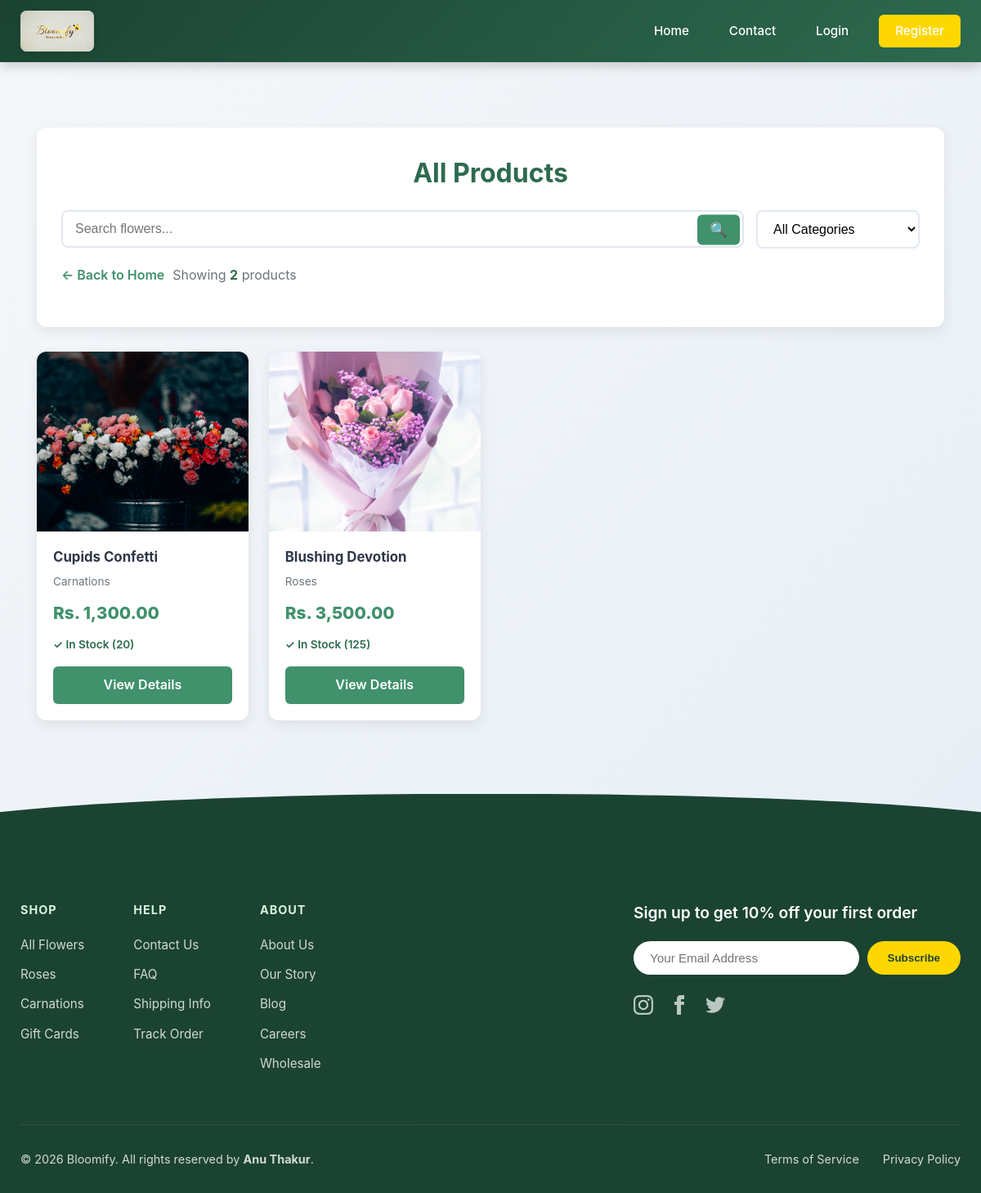
/products.php, run on the app's committed database.
### tables this page shows
CREATE TABLE IF NOT EXISTS products (
    id INT AUTO_INCREMENT PRIMARY KEY,
    category_id INT,
    name VARCHAR(200) NOT NULL,
    description TEXT,
    price DECIMAL(10,2) NOT NULL,
    stock_quantity INT DEFAULT 0,
    image VARCHAR(255),
    status ENUM('active', 'inactive') DEFAULT 'active',
    created_at TIMESTAMP DEFAULT CURRENT_TIMESTAMP,
    updated_at TIMESTAMP DEFAULT CURRENT_TIMESTAMP ON UPDATE CURRENT_TIMESTAMP,
    FOREIGN KEY (category_id) REFERENCES categories(id) ON DELETE SET NULL
);

CREATE TABLE IF NOT EXISTS categories (
    id INT AUTO_INCREMENT PRIMARY KEY,
    name VARCHAR(100) NOT NULL,
    description TEXT,
    image VARCHAR(255),
    created_at TIMESTAMP DEFAULT CURRENT_TIMESTAMP
);

### includes/functions.php (called while the page is built, shortened)
<?php
function isLoggedIn() {
    return isset($_SESSION['user_id']);
}
function formatPrice($price) {
    return 'Rs. ' . number_format($price, 2);
}
?>

### products.php (the view, shortened to what this page needs)
<?php
require_once __DIR__ . '/includes/header.php';
$search = isset($_GET['search']) ? sanitize($_GET['search']) : '';
$category_id = isset($_GET['category']) ? (int)$_GET['category'] : 0;
$sql = "SELECT p.*, c.name as category_name
        FROM products p
        LEFT JOIN categories c ON p.category_id = c.id
        WHERE p.status = 'active'";
$sql .= " ORDER BY p.id DESC";
$stmt = $conn->prepare($sql);
$stmt->execute();
$products = $stmt->get_result();
?>
<div class="products-container">
    <div class="products-header">
        <h1 class="products-title">
            <?php if (!empty($search)): ?>
                Search Results for "<?php echo htmlspecialchars($search); ?>"
            <?php else: ?>
                All Products
            <?php endif; ?>
        </h1>
        <div class="filters">
            <div class="search-box">
                <form method="GET" action="products.php">
                    <input type="text" name="search" placeholder="Search flowers..." value="<?php echo htmlspecialchars($search); ?>">
                    <button type="submit">🔍</button>
                </form>
            </div>
            <div class="category-filter">
                <form method="GET" action="products.php" id="categoryForm">
                    <select name="category" onchange="document.getElementById('categoryForm').submit()">
                        <option value="0">All Categories</option>
                    </select>
                </form>
            </div>
        </div>
        <div class="results-count">
            <a href="index.php">← Back to Home</a>
            <span>Showing <strong><?php echo $products->num_rows; ?></strong> product<?php echo ($products->num_rows != 1) ? 's' : ''; ?></span>
        </div>
    </div>
    <?php if ($products->num_rows > 0): ?>
        <div class="product-grid">
            <?php while($product = $products->fetch_assoc()): ?>
                <div class="product-card">
                    <div class="product-img">
                        <?php if (!empty($product['image'])): ?>
                            <img src="<?php echo SITE_URL; ?>/assets/images/<?php echo htmlspecialchars($product['image']); ?>" alt="<?php echo htmlspecialchars($product['name']); ?>">
                        <?php else: ?>
                            🌸
                        <?php endif; ?>
                    </div>
                    <div class="product-info">
                        <h3 class="product-name"><?php echo htmlspecialchars($product['name']); ?></h3>
                        <?php if (!empty($product['category_name'])): ?>
                            <div class="product-category"><?php echo htmlspecialchars($product['category_name']); ?></div>
                        <?php endif; ?>
                        <div class="product-price"><?php echo formatPrice($product['price']); ?></div>
                        <div class="product-stock">
                            <?php if($product['stock_quantity'] > 0): ?>
                                <span style="color: #2d6a4f; font-weight: 600;">✓ In Stock (<?php echo $product['stock_quantity']; ?>)</span>
                            <?php else: ?>
                                <span style="color: #d90429;"> Out of Stock</span>
                            <?php endif; ?>
                        </div>
                        <a href="product-details.php?id=<?php echo $product['id']; ?>" class="btn-view">View Details</a>
                    </div>
                </div>
            <?php endwhile; ?>
        </div>
    <?php endif; ?>
</div>
<?php require_once __DIR__ . '/includes/footer.php'; ?>

### includes/header.php (shortened to what this page needs)
<?php
require_once 'functions.php';
?>
<!DOCTYPE html>
<html lang="en">
<head>
    <link rel="stylesheet" href="<?php echo SITE_URL; ?>/assets/css/style.css">
</head>
<body>
<header class="header">
    <div class="header-content">
        <a href="<?php echo SITE_URL; ?>/index.php" class="logo">
            <img src="<?php echo SITE_URL; ?>/assets/images/logo-premium.png" alt="Bloomify" class="header-logo-img">
        </a>
        <nav class="nav-links">
            <a href="<?php echo SITE_URL; ?>/index.php">Home</a>
            <a href="<?php echo SITE_URL; ?>/contact.php">Contact</a>
            <?php if (isLoggedIn()): ?>
            <?php if (!isAdmin()): ?>
            <a href="<?php echo SITE_URL; ?>/my-orders.php">My Orders</a>
            <?php endif; ?>
            <?php if (isAdmin()): ?>
            <a href="<?php echo SITE_URL; ?>/admin/index.php">Admin Dashboard</a>
            <?php else: ?>
            <a href="<?php echo SITE_URL; ?>/profile.php">My Profile</a>
            <?php endif; ?>
            <?php if (!isAdmin()): ?>
            <a href="<?php echo SITE_URL; ?>/cart.php">Cart (<?php echo getCartCount(); ?>)</a>
            <?php endif; ?>
            <a href="<?php echo SITE_URL; ?>/logout.php">Logout</a>
            <?php else: ?>
            <a href="<?php echo SITE_URL; ?>/login.php">Login</a>
            <a href="<?php echo SITE_URL; ?>/register.php" class="btn btn-secondary" style="padding: 8px 20px;">Register</a>
            <?php endif; ?>
        </nav>
    </div>
</header>
<main class="container">

### includes/footer.php (shortened to what this page needs)
    </main>
    <footer class="site-footer">
        <div class="footer-wave"></div>
        <div class="footer-content">
            <div class="footer-top">
                <div class="footer-links">
                    <div class="footer-col">
                        <h4>SHOP</h4>
                        <a href="<?php echo SITE_URL; ?>/products.php">All Flowers</a>
                        <a href="<?php echo SITE_URL; ?>/products.php?category=4">Roses</a>
                        <a href="<?php echo SITE_URL; ?>/products.php?category=5">Carnations</a>
                        <a href="<?php echo SITE_URL; ?>/about.php">Gift Cards</a>
                    </div>
                    <div class="footer-col">
                        <h4>HELP</h4>
                        <a href="<?php echo SITE_URL; ?>/contact.php">Contact Us</a>
                        <a href="#">FAQ</a>
                        <a href="#">Shipping Info</a>
                        <a href="#">Track Order</a>
                    </div>
                    <div class="footer-col">
                        <h4>ABOUT</h4>
                        <a href="<?php echo SITE_URL; ?>/about.php">About Us</a>
                        <a href="<?php echo SITE_URL; ?>/about.php">Our Story</a>
                        <a href="#">Blog</a>
                        <a href="#">Careers</a>
                        <a href="#">Wholesale</a>
                    </div>
                </div>
                <div class="footer-newsletter">
                    <h3>Sign up to get 10% off your first order</h3>
                    <form class="newsletter-form" action="#" method="POST">
                        <input type="email" placeholder="Your Email Address" required>
                        <button type="submit">Subscribe</button>
                    </form>
                    <div class="social-icons">
                        <a href="#" aria-label="Instagram"></a>
                        <a href="#" aria-label="Facebook"><svg viewBox="0 0 24 24" width="24" height="24" fill="currentColor"><path d="M9 8h-3v4h3v12h5v-12h3.642l.358-4h-4v-1.667c0-.955.192-1.333 1.115-1.333h2.885v-5h-3.808c-3.596 0-5.192 1.583-5.192 4.615v3.385z"/></svg></a>
                        <a href="#" aria-label="Twitter"></a>
                    </div>
                </div>
            </div>
            <div class="footer-bottom">
                <div class="copyright">
                    &copy; <?php echo date('Y'); ?> Bloomify. All rights reserved by <strong>Anu Thakur</strong>.
                </div>
                <div class="legal-links">
                    <a href="#">Terms of Service</a>
                    <a href="#">Privacy Policy</a>
                </div>
            </div>
        </div>
    </footer>
</body>
</html>

### assets/css/style.css (style rules this page uses)
* { margin: 0; padding: 0; box-sizing: border-box; }
body { font-family: 'Inter', 'Segoe UI', system-ui, sans-serif; background: linear-gradient(135deg, #f5f7fa 0%, #e4edf5 100%); color: #2d3748; line-height: 1.6; min-height: 100vh; display: flex; flex-direction: column; }
.header { background: linear-gradient(135deg, #1b4332 0%, #2d6a4f 100%); color: white; padding: 0.5rem 0; box-shadow: 0 4px 15px rgba(0,0,0,0.2); position: sticky; top: 0; z-index: 1000; }
.header-content { max-width: 1200px; margin: 0 auto; padding: 0 25px; display: flex; justify-content: space-between; align-items: center; }
.logo { display: flex; align-items: center; text-decoration: none; padding: 5px 0; }
.header-logo-img { height: 50px; width: auto; object-fit: contain; border-radius: 8px; box-shadow: 0 2px 10px rgba(0,0,0,0.1); background: rgba(255,255,255,0.95); }
.nav-links { display: flex; gap: 25px; align-items: center; }
.nav-links a { color: white; text-decoration: none; font-weight: 500; font-size: 0.95rem; transition: all 0.3s; padding: 6px 12px; border-radius: 6px; }
.container { max-width: 1200px; margin: 0 auto; padding: 30px 25px; flex: 1; width: 100%; }
.btn { display: inline-block; padding: 12px 28px; border: none; border-radius: 8px; cursor: pointer; font-size: 1rem; font-weight: 600; text-decoration: none; transition: all 0.3s; text-align: center; width: 100%; }
.btn-secondary { background: #ffd700; color: #2d6a4f; font-weight: 700; }
.site-footer { background-color: #1b4332; color: #ffffff; position: relative; margin-top: 60px; font-family: 'Inter', sans-serif; }
.footer-wave { position: absolute; top: -50px; left: 0; width: 100%; height: 50px; background: #1b4332; clip-path: ellipse(60% 100% at 50% 100%); z-index: 1; }
.footer-content { max-width: 1200px; margin: 0 auto; padding: 80px 25px 30px; position: relative; z-index: 2; }
.footer-top { display: flex; justify-content: space-between; gap: 50px; margin-bottom: 50px; flex-wrap: wrap; }
.footer-links { display: flex; gap: 60px; flex: 1; }
.footer-col h4 { font-size: 0.9rem; letter-spacing: 1px; margin-bottom: 20px; color: #d8f3dc; text-transform: uppercase; }
.footer-col a { display: block; color: #ffffff; text-decoration: none; margin-bottom: 12px; font-size: 0.95rem; opacity: 0.8; transition: all 0.3s; }
.footer-newsletter { flex: 1; max-width: 400px; }
.footer-newsletter h3 { font-size: 1.2rem; margin-bottom: 20px; font-weight: 600; }
.newsletter-form { display: flex; gap: 10px; margin-bottom: 25px; }
.newsletter-form input { flex: 1; padding: 12px 20px; border-radius: 30px; border: none; outline: none; font-size: 0.95rem; }
.newsletter-form button { background-color: #ffd700; color: #1b4332; border: none; padding: 12px 25px; border-radius: 30px; font-weight: 700; cursor: pointer; transition: all 0.3s; }
.social-icons { display: flex; gap: 20px; }
.social-icons a { color: #ffffff; opacity: 0.7; transition: all 0.3s; }
.footer-bottom { display: flex; justify-content: space-between; align-items: center; padding-top: 30px; border-top: 1px solid rgba(255, 255, 255, 0.1); font-size: 0.9rem; opacity: 0.8; flex-wrap: wrap; gap: 20px; }
.legal-links a { color: #ffffff; text-decoration: none; margin-left: 25px; transition: color 0.3s; }

### data on the page
products: image (picture), name "Cupids Confetti", category.name "Carnations", price "Rs. 1,300.00", stock_quantity "20"
products: image (picture), name "Blushing Devotion", category.name "Roses", price "Rs. 3,500.00", stock_quantity "125"

### other printed values
$products->num_rows "2"
